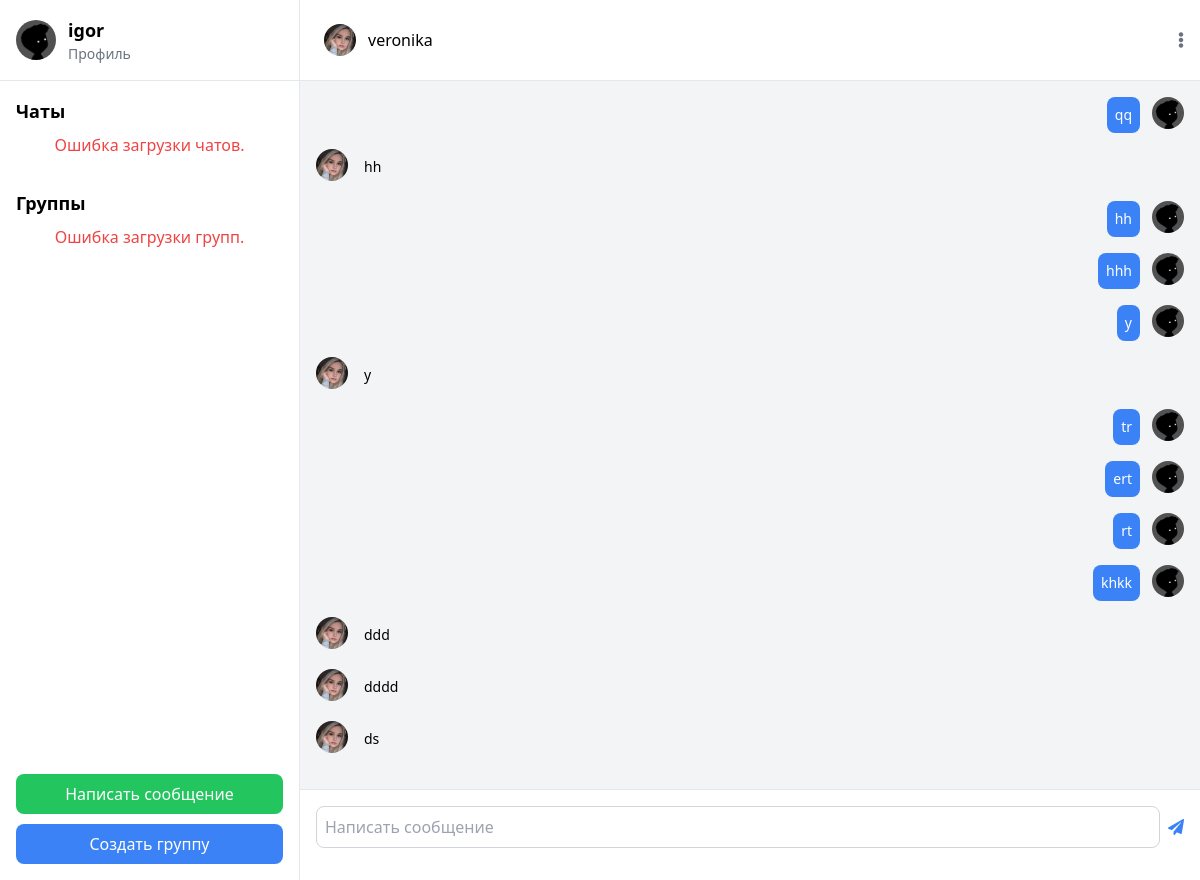
Page /personal-chat/veronika/ (signed in) on the committed database.
### chat/models.py (models this page shows, shortened)
class CustomUser (AbstractUser ):
    about = models.TextField()
    phone_number = models.CharField(max_length=15)
    photo = models.ImageField(upload_to='images/', blank=True, null=True, default='images/user-default.png')

class Message(models.Model):
    chat = models.ForeignKey(Chat, related_name='messages', on_delete=models.CASCADE, null=True)
    sender = models.ForeignKey(settings.AUTH_USER_MODEL, related_name='sent_messages', on_delete=models.CASCADE)
    receiver = models.ForeignKey(settings.AUTH_USER_MODEL, related_name='received_messages', on_delete=models.CASCADE, null=True, blank=True)
    content = models.TextField()
    timestamp = models.DateTimeField(auto_now_add=True)
    group = models.ForeignKey('Group', on_delete=models.CASCADE, null=True, blank=True)
    is_read = models.BooleanField(default=False)  # Поле для статуса прочтения

### chat/views.py (the view)
# urls.py: path('personal-chat/<str:user>/', chat_view, name="personal_chat"),
@login_required
def chat_view(request, user):
    other_user = get_object_or_404(CustomUser , username=user)
    Message.objects.filter(receiver=request.user, sender=other_user, is_read=False).update(is_read=True)
    messages = Message.objects.filter(
        (Q(sender=request.user) & Q(receiver=other_user)) |
        (Q(sender=other_user) & Q(receiver=request.user))
    ).order_by('timestamp')
    unread_count = Message.objects.filter(receiver=request.user, sender=other_user, is_read=False).count()
    return render(request, 'chat/chat.html', {
        'messages': messages,
        'other_user': other_user,
        'chat_type': 'personal',  # Указываем тип чата
        'chat_avatar_url': other_user.photo.url if other_user.photo else None,  # URL аватара
        'chat_title': other_user.username,  # Имя пользователя
        'unread_count': unread_count,  # Количество непрочитанных сообщений
    })

### templates/chat/chat.html (shortened to what this page needs)
{% extends 'chat/main.html' %}
{% block header %}
<div class="flex-1 flex flex-col">
    <div class="flex items-center justify-between bg-white">
        <div class="flex items-center p-2 rounded-lg">
            <img alt="Chat avatar placeholder" class="w-8 h-8 rounded-full" height="40" src="{{ chat_avatar_url }}" width="40"/>
            <span class="ml-3 text-500">{{ chat_title }}</span>
        </div>
        <button class="text-gray-500" id="optionsButton">
            <i class="fas fa-ellipsis-v"></i>
        </button>
    </div>
</div>
{% endblock header %}
{% block content %}
<div class="flex-1 p-4 overflow-y-auto" id="chat-log">
    {% for message in messages %}
        <div class="flex mb-4 {% if message.sender == request.user %}justify-end{% endif %}">
            {% if message.sender != request.user %}
                <img alt="User  avatar placeholder" class="w-8 h-8 rounded-full" height="40" src="{{ message.sender.photo.url }}" width="40"/>
            {% endif %}
            <div class="{% if message.sender == request.user %}mr-3 bg-blue-500 text-white{% else %}ml-2 bg-gray-100{% endif %} p-2 rounded-lg">
                <p class="text-sm">
                    {{ message.content }}
                </p>
            </div>
            {% if message.sender == request.user %}
                <img alt="User  avatar placeholder" class="w-8 h-8 rounded-full" height="40" src="{{ message.sender.photo.url }}" width="40"/>
            {% endif %}
        </div>
    {% endfor %}
</div>
<div class="p-4 bg-white border-t border-gray-200">
    <form id="message-form">
        <div class="flex items-center">
            <input class="flex-1 p-2 border border-gray-300 rounded-lg" id="message-input" placeholder="Написать сообщение" type="text" required/>
            <button class="ml-2 text-blue-500" type="submit">
                <i class="fas fa-paper-plane"></i>
            </button>
        </div>
    </form>
</div>
{% endblock content %}

### templates/chat/components/sidebar.html (shortened to what this page needs)
<div class="w-1/4 bg-white border-r border-gray-200 hidden md:flex flex-col justify-between">
    <div>
        <div class="p-4 border-b border-gray-200">
            <div class="flex items-center">
                <img alt="User  avatar placeholder" class="w-10 h-10 rounded-full" height="50" src="{{ user.photo.url }}" width="50"/>
                <div class="ml-3">
                    <h2 class="text-lg font-semibold">{{ user.username }}</h2>
                    <button class="text-sm text-gray-500" onclick="window.location.href='{% url 'edit_profile' %}'">Профиль</button>
                </div>
            </div>
        </div>
        <div class="p-4">
            <h3 class="text-lg font-semibold mb-2">Чаты</h3>
            <div id="error" class="hidden text-red-500 text-center">Ошибка загрузки чатов.</div>
        </div>
        <div class="p-4">
            <h3 class="text-lg font-semibold mb-2">Группы</h3>
            <div id="errorGroups" class="hidden text-red-500 text-center">Ошибка загрузки групп.</div>
        </div>
    </div>
    <div class="p-4">
        <button class="w-full bg-green-500 text-white py-2 px-4 rounded-lg mb-4" id="viewUser ListButton" style="margin-bottom: 10px" onclick="window.location.href='{% url 'user_list' %}'">Написать сообщение</button>
        <button class="w-full bg-blue-500 text-white py-2 px-4 rounded-lg" id="createGroupChatButton" onclick="window.location.href='{% url 'create_group' %}'">Создать группу</button>
    </div>

### rows in the picture
CustomUser: photo (picture), username "igor"
CustomUser: username "veronika"
Message: content "qq", sender.photo (picture)
Message: sender.photo (picture), content "hh"
Message: content "hh", sender.photo (picture)
Message: content "hhh", sender.photo (picture)
Message: content "y", sender.photo (picture)
Message: sender.photo (picture), content "y"
Message: content "tr", sender.photo (picture)
Message: content "ert", sender.photo (picture)
Message: content "rt", sender.photo (picture)
Message: content "khkk", sender.photo (picture)
Message: sender.photo (picture), content "ddd"
Message: sender.photo (picture), content "dddd"
Message: sender.photo (picture), content "ds"
